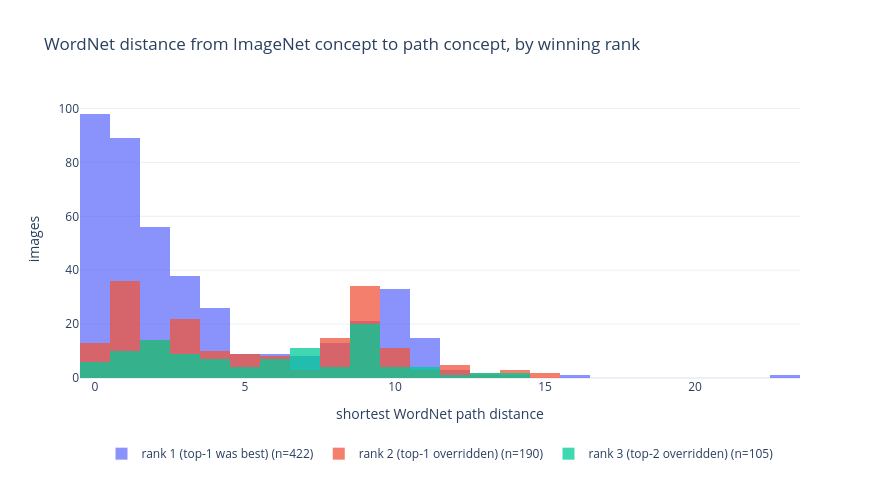
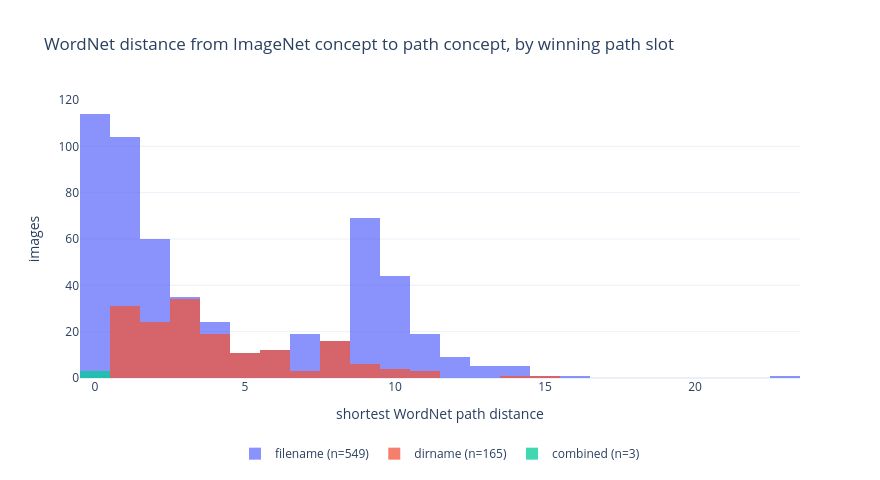

These figures' notebook cell, in order:
### Markdown cell above
## 2. How far is each view?

Minimum distance by the ResNet rank that supplied it, and the marginal distance of each path slot.

### Code cell
print(ivp.slot_marginal_distance(table).round(2).to_string())
ivp.plot_distance_by_rank(table).show()
ivp.plot_distance_by_slot(table).show()

### Figure 1 — Plotly figure (JSON) as saved in the notebook; plotly's stock layout.template omitted (floating-point values rounded to 4 significant figures; data arrays with more than 128 entries replaced by an {"elided": "..."} marker saying what was removed)
{"data": [{"name": "rank 1 (top-1 was best) (n=422)", "opacity": 0.75, "type": "histogram", "x": {"elided": "422 float values"}, "xbins": {"size": 1}}, {"name": "rank 2 (top-1 overridden) (n=190)", "opacity": 0.75, "type": "histogram", "x": {"elided": "190 float values"}, "xbins": {"size": 1}}, {"name": "rank 3 (top-2 overridden) (n=105)", "opacity": 0.75, "type": "histogram", "x": [0.0, 12.0, 13.0, 2.0, 2.0, 2.0, 9.0, 0.0, 11.0, 4.0, 6.0, 8.0, 4.0, 8.0, 5.0, 7.0, 6.0, 7.0, 1.0, 10.0, 7.0, 10.0, 9.0, 9.0, 9.0, 9.0, 9.0, 3.0, 10.0, 7.0, 9.0, 9.0, 9.0, 9.0, 9.0, 9.0, 9.0, 9.0, 9.0, 10.0, 9.0, 9.0, 7.0, 9.0, 0.0, 4.0, 1.0, 1.0, 3.0, 1.0, 1.0, 6.0, 1.0, 3.0, 1.0, 7.0, 2.0, 4.0, 4.0, 14.0, 5.0, 3.0, 2.0, 5.0, 1.0, 2.0, 2.0, 3.0, 0.0, 6.0, 1.0, 1.0, 2.0, 2.0, 2.0, 2.0, 5.0, 7.0, 11.0, 13.0, 14.0, 11.0, 9.0, 2.0, 9.0, 7.0, 6.0, 8.0, 6.0, 7.0, 8.0, 7.0, 0.0, 7.0, 2.0, 11.0, 3.0, 3.0, 3.0, 0.0, 2.0, 4.0, 4.0, 3.0, 6.0], "xbins": {"size": 1}}], "layout": {"barmode": "overlay", "height": 480, "legend": {"orientation": "h", "x": 0.5, "xanchor": "center", "y": -0.22}, "title": {"text": "WordNet distance from ImageNet concept to path concept, by winning rank"}, "width": 880, "xaxis": {"title": {"text": "shortest WordNet path distance"}}, "yaxis": {"title": {"text": "images"}}}}

### Figure 2 — Plotly figure (JSON) as saved in the notebook; plotly's stock layout.template omitted (floating-point values rounded to 4 significant figures; data arrays with more than 128 entries replaced by an {"elided": "..."} marker saying what was removed)
{"data": [{"name": "filename (n=549)", "opacity": 0.75, "type": "histogram", "x": {"elided": "549 float values"}, "xbins": {"size": 1}}, {"name": "dirname (n=165)", "opacity": 0.75, "type": "histogram", "x": {"elided": "165 float values"}, "xbins": {"size": 1}}, {"name": "combined (n=3)", "opacity": 0.75, "type": "histogram", "x": [0.0, 0.0, 0.0], "xbins": {"size": 1}}], "layout": {"barmode": "overlay", "height": 480, "legend": {"orientation": "h", "x": 0.5, "xanchor": "center", "y": -0.22}, "title": {"text": "WordNet distance from ImageNet concept to path concept, by winning path slot"}, "width": 880, "xaxis": {"title": {"text": "shortest WordNet path distance"}}, "yaxis": {"title": {"text": "images"}}}}
